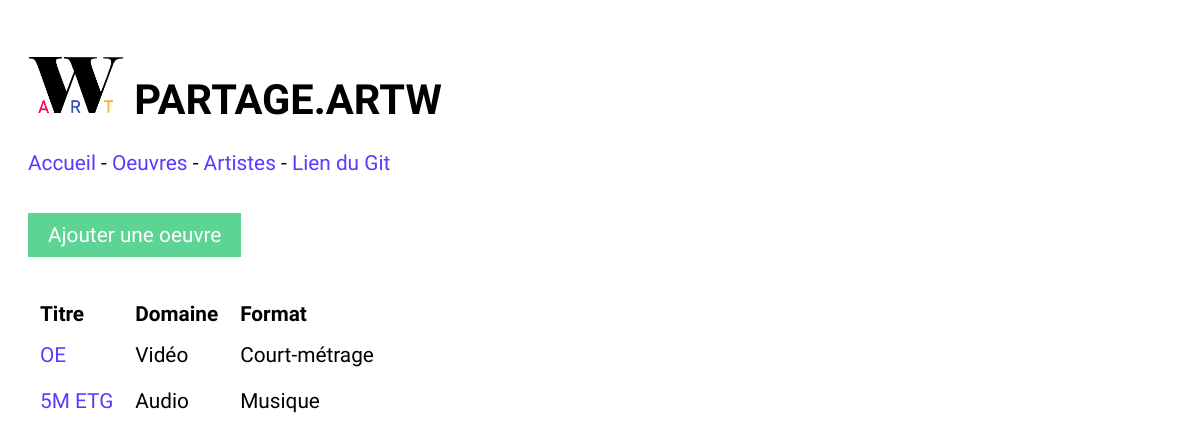
Before: /artw/index.php/oeuvres with the older database file.
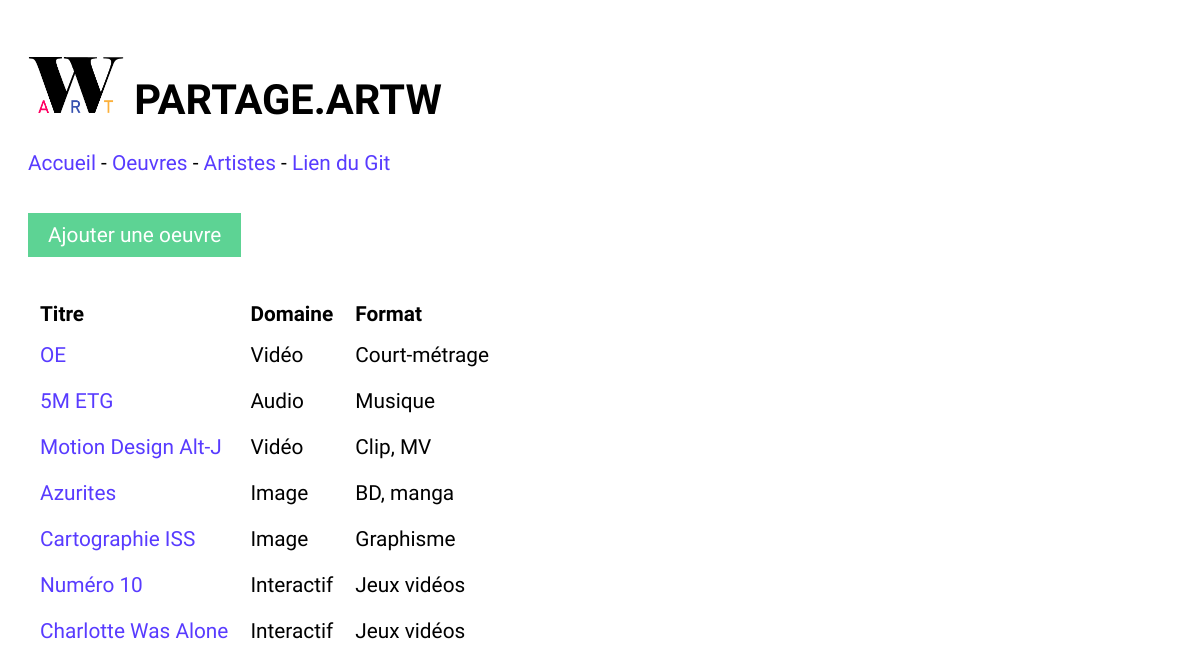
After: the same page with the newer database file.
### tables this page shows
CREATE TABLE IF NOT EXISTS `oeuvres` (
  `id_oeuvre` int(11) NOT NULL AUTO_INCREMENT,
  `titre` text NOT NULL,
  `description` text NOT NULL,
  `image` text NOT NULL,
  `url` text NOT NULL,
  `id_format` int(11) NOT NULL,
  PRIMARY KEY (`id_oeuvre`)
);

CREATE TABLE IF NOT EXISTS `domaines` (
  `id_domaine` int(11) NOT NULL AUTO_INCREMENT,
  `nom_domaine` text NOT NULL,
  PRIMARY KEY (`id_domaine`)
);

CREATE TABLE IF NOT EXISTS `formats` (
  `id_format` int(11) NOT NULL AUTO_INCREMENT,
  `nom_format` text NOT NULL,
  `id_domaine` int(11) NOT NULL,
  PRIMARY KEY (`id_format`)
);

### artw/index.php (called while the page is built)
<?php
    include "router.php";
?>

### artw/model.php (called while the page is built, shortened)
<?php
    function requeteInTab($req,$MaBase){
        $PDO = $MaBase->query($req);
        $tab = [];
        while ($ligne = $PDO->fetch()){
            array_push($tab,$ligne);
        }
        return $tab;
    }
    function getOeuvres($MaBase){
        $requete = 'SELECT id_oeuvre, titre, description, image, url, domaines.nom_domaine, formats.nom_format, formats.id_format FROM oeuvres JOIN formats ON oeuvres.id_format=formats.id_format JOIN domaines ON domaines.id_domaine=formats.id_domaine';
        return requeteInTab($requete, $MaBase);
    }
?>

### artw/views/listeOeuvres.php (the view)
<?php
    include "controller.php";
?>
<a href="../index.php/choixDomaine" class="ajout">Ajouter une oeuvre</a>
<br><br><br>
<?php
    echo '<table>
    <tr>
    <th>Titre</th>
    <th>Domaine</th>
    <th>Format</th>
    </tr>';
    foreach(getOeuvres($MaBase) as $o) {
        echo '<tr>';
        echo '<td>';
        echo '<a href="oeuvre/';
        echo $o['id_oeuvre'];
        echo '">';
        echo $o['titre'];
        echo "</a>";
        echo '</td>';
        echo '<td>';
        echo $o['nom_domaine'];
        echo '</td>';
        echo '<td>';
        echo $o['nom_format'];
        echo '</td>';
        echo '<td>';
        echo '</td>';
        echo '<td>';
        echo '</td>';
        echo '<td>';
        echo '</td>';
        echo '</tr>';
    }
    echo '</table>';
    ?>

### artw/views/header.php (shortened to what this page needs)
<?php
    function setCurrentFolder(){
        $uri = $_SERVER['REQUEST_URI'];
        $url = explode("/", $uri);
        $current = $url[count($url)-1];
        if ($current=="index.php") {
            return '';
        } elseif ($url[count($url)-2] == 'oeuvre' || $url[count($url)-2] == 'deleteOeuvre'||$url[count($url)-2] == 'deleteArtiste'|| $url[count($url)-2] == 'artiste' || $url[count($url)-2] == 'editOeuvre' || $url[count($url)-2] == 'editOeuvreConfirm' ){
            return '../../';
        } else {
            return '../';
        }
    }
?>
<!DOCTYPE html>
<html lang="fr">
<head>
    <?php
        echo '<link rel=stylesheet href="'.setCurrentFolder().'styles.css">';
    ?>
</head>
<body>
<h1>
    <?php
        echo '<a href="'.setCurrentFolder().'index.php"><img src="'.setCurrentFolder().'images/logo.png" alt="Accueil" class="logoSite"></a>';
    ?>
    PARTAGE.ARTW
</h1>
    <?php
        echo '<nav><a href="'.setCurrentFolder().'index.php">Accueil </a>
        - <a href="'.setCurrentFolder().'index.php/oeuvres">Oeuvres </a> -
        <a href="'.setCurrentFolder().'index.php/artistes">Artistes</a> -
        <a target="_blank" href="https://github.com/Bouillon2Poulet/ARTW"> Lien du Git </a>
        </nav>'
    ?>
<br><br>

### artw/router.php (shortened to what this page needs)
<?php
    $uri = $_SERVER['REQUEST_URI'];
    $url = explode("/", $uri);
    $dest = $url[count($url)-1];
    include "views/header.php";
    if ($dest=="oeuvres") {
        include "views/listeOeuvres.php";
    }
    include "views/footer.php";
?>

### artw/views/footer.php
</body>
</html>

### artw/styles.css (style rules this page uses)
body { font-family: 'Yanone Kaffeesatz', sans-serif; font-size: 1.3rem; text-align: justify; padding: 20px; }
h1 { color: rgb(0, 0, 0); }
a { color: rgb(88, 59, 255); text-decoration: none; transition-duration: 0.5s; }
th { padding : 5px 10px; text-align: left; }
td { padding : 10px; text-align: left; }
.ajout { color:white; background-color: rgb(93, 211, 148); text-decoration: none; padding: 10px 20px; transition-duration: 0.5s; }
.logoSite { width:8vw; }

Changed rows visible on the page:
added oeuvres: titre "Motion Design Alt-J", domaines.nom_domaine "Vidéo", id_format.nom_format "Clip, MV"
added oeuvres: titre "Azurites", domaines.nom_domaine "Image", id_format.nom_format "BD, manga"
added oeuvres: titre "Cartographie ISS", domaines.nom_domaine "Image", id_format.nom_format "Graphisme"
added oeuvres: titre "Numéro 10", domaines.nom_domaine "Interactif", id_format.nom_format "Jeux vidéos"
added oeuvres: titre "Charlotte Was Alone", domaines.nom_domaine "Interactif", id_format.nom_format "Jeux vidéos"
